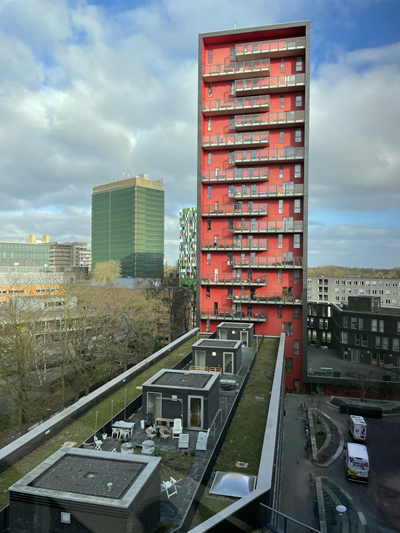
#> input picture Vision/Opdracht_1/example6.png, 400 x 533 px
$ python hough_lines.py
#> lines starting #> are read from the running program, lines starting #| are printed output that depends on the picture
import cv2
import numpy as np

# Load image in grayscale
image = cv2.imread('example6.png', cv2.IMREAD_GRAYSCALE)
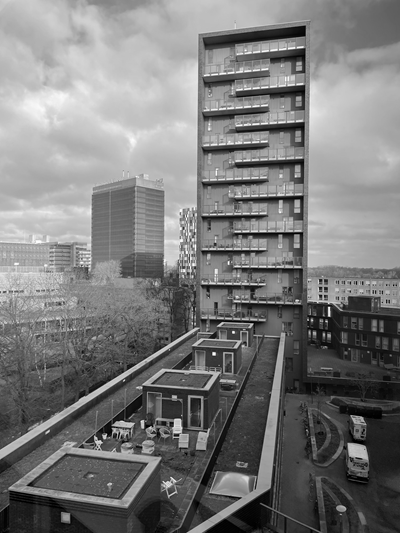
#> image: shape (533, 400); min 0, max 255, mean 122.2

gaussian_blur_kernel = np.array([
    [1, 2, 1],
    [2, 4, 2],
    [1, 2, 1]
], dtype=np.float32) / 16

vertical_kernel = np.array([[-1, 0, 1],
                    [-2, 0, 2],
                    [-1, 0, 1]], dtype=np.float32)*1.7

horizontal_kernel = np.array([[-1, -2, -1],
                    [ 0,  0,  0],
                    [ 1,  2,  1]], dtype=np.float32)

sharpen_kernel = np.array([[0, -1, 0],
                           [-1, 5, -1],
                           [0, -1, 0]])


# Randen detecteren
edges = cv2.filter2D(image, -1, vertical_kernel)
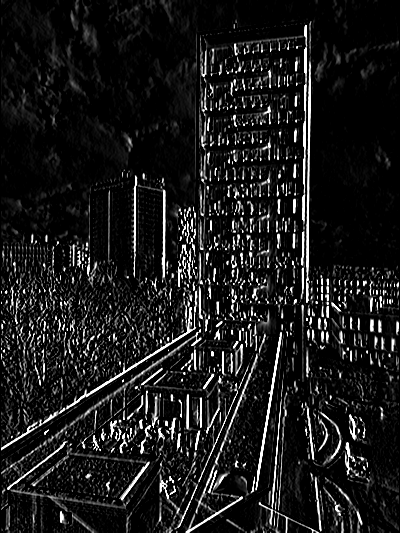
#> edges: shape (533, 400); min 0, max 255, mean 26.6

 # Randen filteren
image = cv2.inRange(edges, 100, 255)
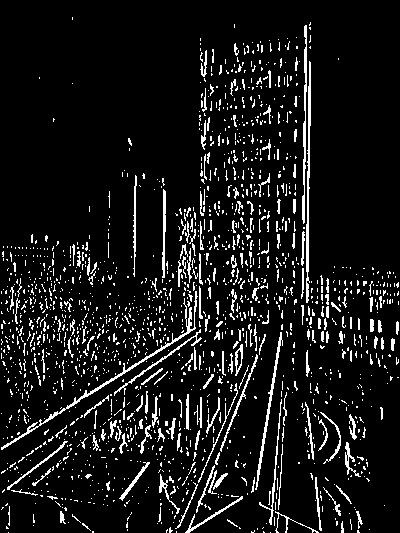
#> image: shape (533, 400); 9.1% white in thin lines or dots

# Hough Line Transform
lines = cv2.HoughLinesP(image, 1, np.pi/180, threshold=100, minLineLength=50, maxLineGap=10)
#> lines = 46 rows, first 6: [1, 448, 218, 313], [307, 210, 309, 336], [302, 311, 306, 26], [200, 364, 200, 187], [307, 161, 308, 266], [1, 472, 206, 329]

# Convert grayscale to BGR for colored lines
output = cv2.cvtColor(image, cv2.COLOR_GRAY2BGR)
#> output: shape (533, 400, 3); 9.1% white in thin lines or dots

# Draw lines
if lines is not None:
    for line in lines:
        x1, y1, x2, y2 = line[0]
        cv2.line(output, (x1, y1), (x2, y2), (0, 255, 0), 2)
#> this loop made 46 passes
#> (x1, y1, x2, y2) on passes 1 to 12: (1, 448, 218, 313), (307, 210, 309, 336), (302, 311, 306, 26), (200, 364, 200, 187), (307, 161, 308, 266), (1, 472, 206, 329), (255, 489, 282, 318), (196, 512, 265, 334), (306, 224, 307, 302), (309, 188, 309, 61), (232, 317, 234, 213), (203, 182, 206, 50)
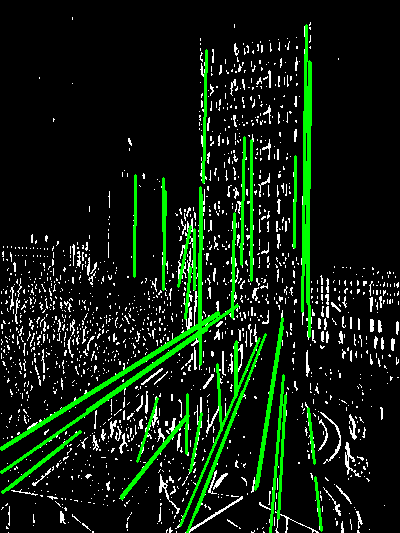
#> output: shape (533, 400, 3); mean B, G, R 15.4, 31.1, 15.4


# Show result
cv2.imshow('Hough Lines', output)
cv2.waitKey(0)
cv2.destroyAllWindows()

$ run again, with Vision/Opdracht_1/example1.png copied over Vision/Opdracht_1/example6.png
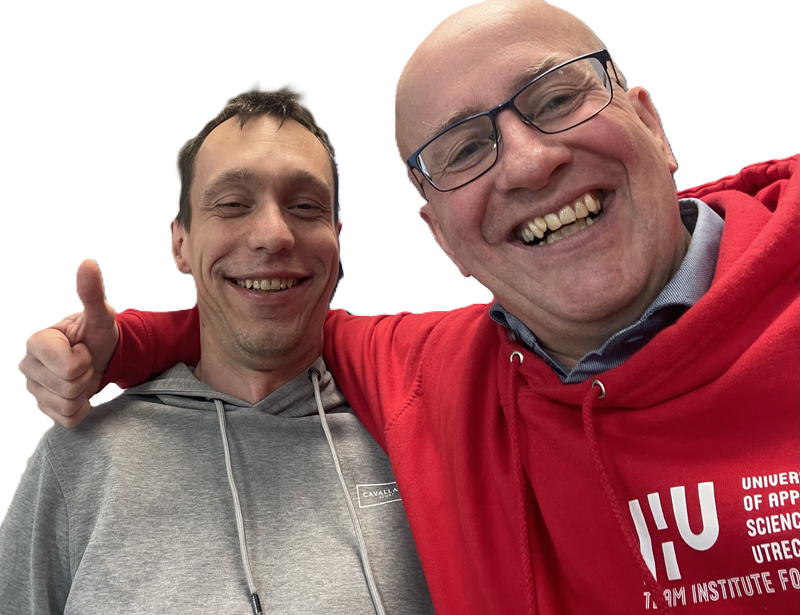
#> input picture Vision/Opdracht_1/example1.png, 800 x 615 px
#> `image = cv2.inRange(edges, 100, 255)`:
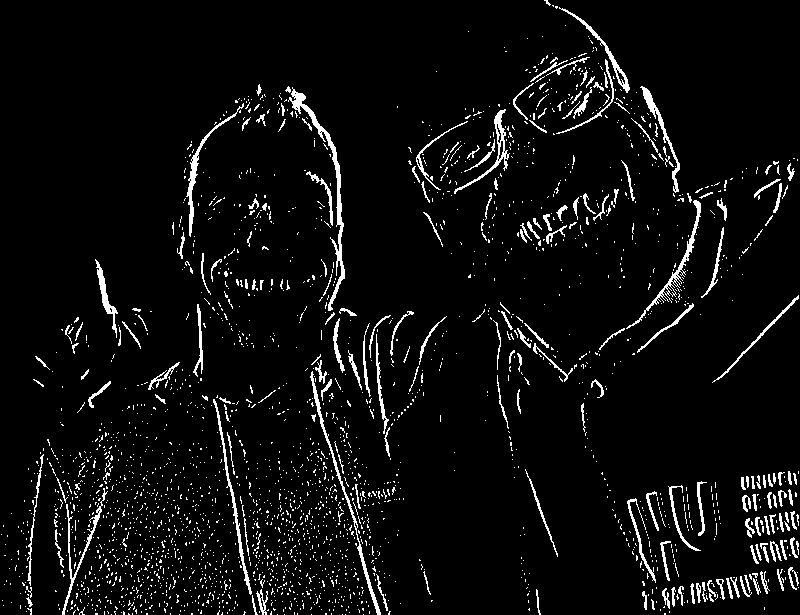
#> image: shape (615, 800); 5.3% white in thin lines or dots
#> lines = 35 rows, first 6: [328, 435, 349, 508], [215, 401, 249, 593], [307, 368, 343, 491], [358, 546, 377, 614], [335, 147, 342, 279], [214, 399, 246, 584]
#> the loop `for line in lines:` made 35 passes
#> after the loop `for line in lines:`:
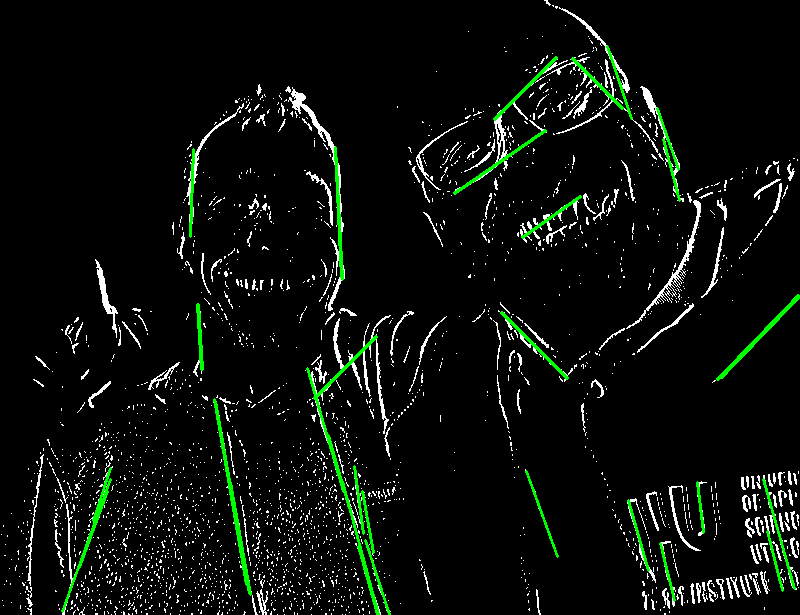
#> output: shape (615, 800, 3); mean B, G, R 11, 15.3, 11

$ run again, with Vision/Opdracht_1/Neon_filter.png copied over Vision/Opdracht_1/example6.png
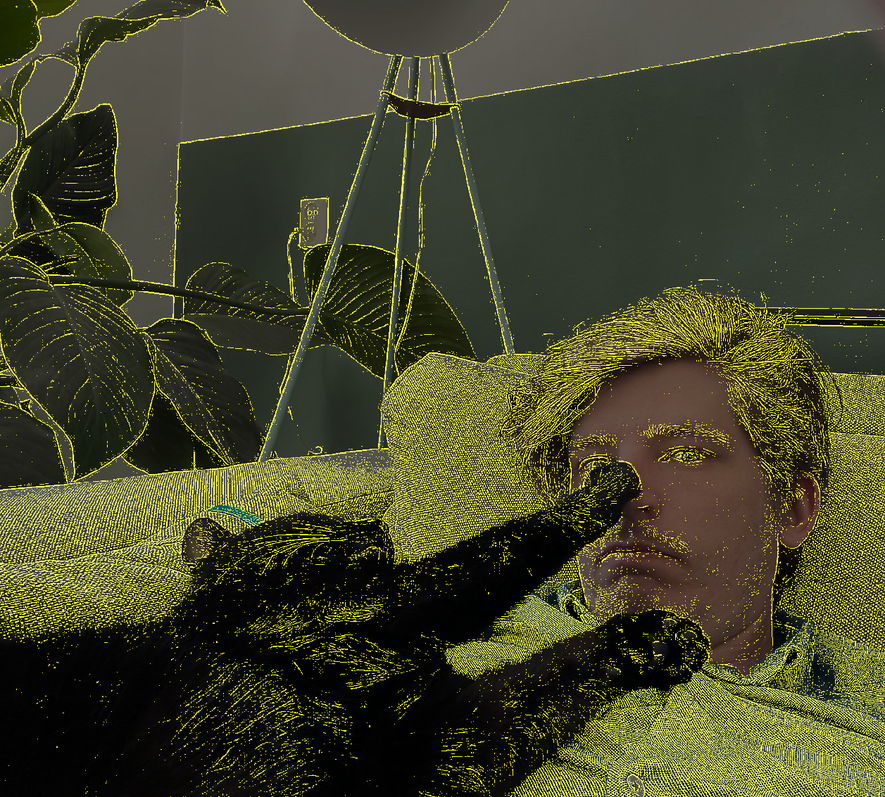
#> input picture Vision/Opdracht_1/Neon_filter.png, 885 x 797 px, shrunk from 1257 x 1133 before the run
#> `image = cv2.inRange(edges, 100, 255)`:
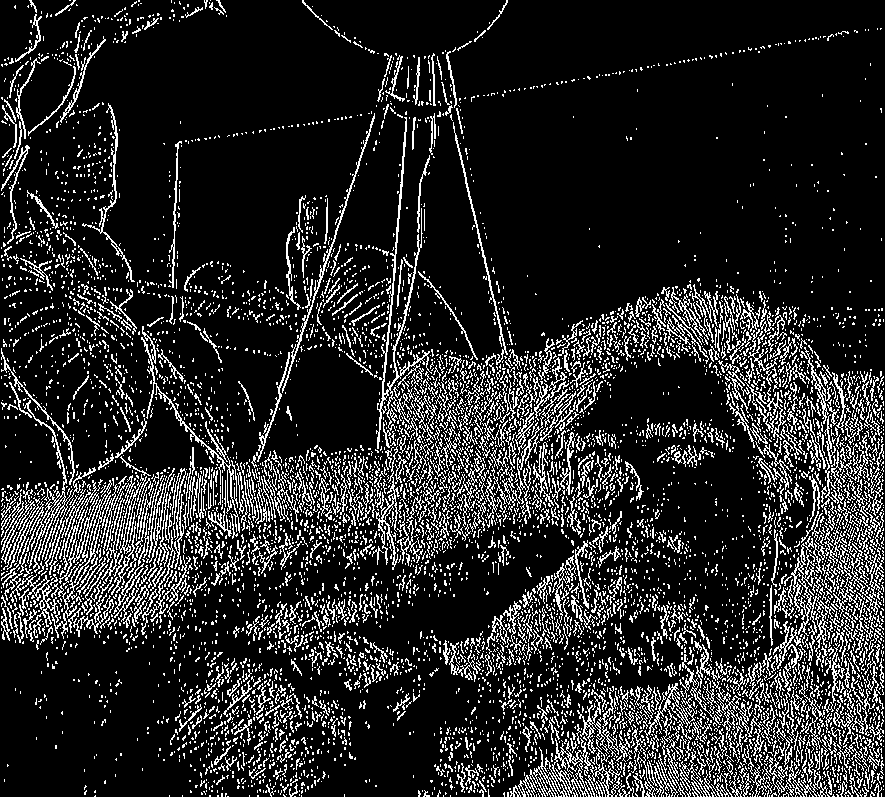
#> image: shape (797, 885); 15.4% white in thin lines or dots
#> lines = 1234 rows, first 6: [720, 687, 829, 796], [448, 103, 546, 526], [1, 574, 582, 450], [682, 664, 810, 792], [368, 449, 599, 374], [1, 630, 358, 456]
#> the loop `for line in lines:` made 1234 passes
#> after the loop `for line in lines:`:
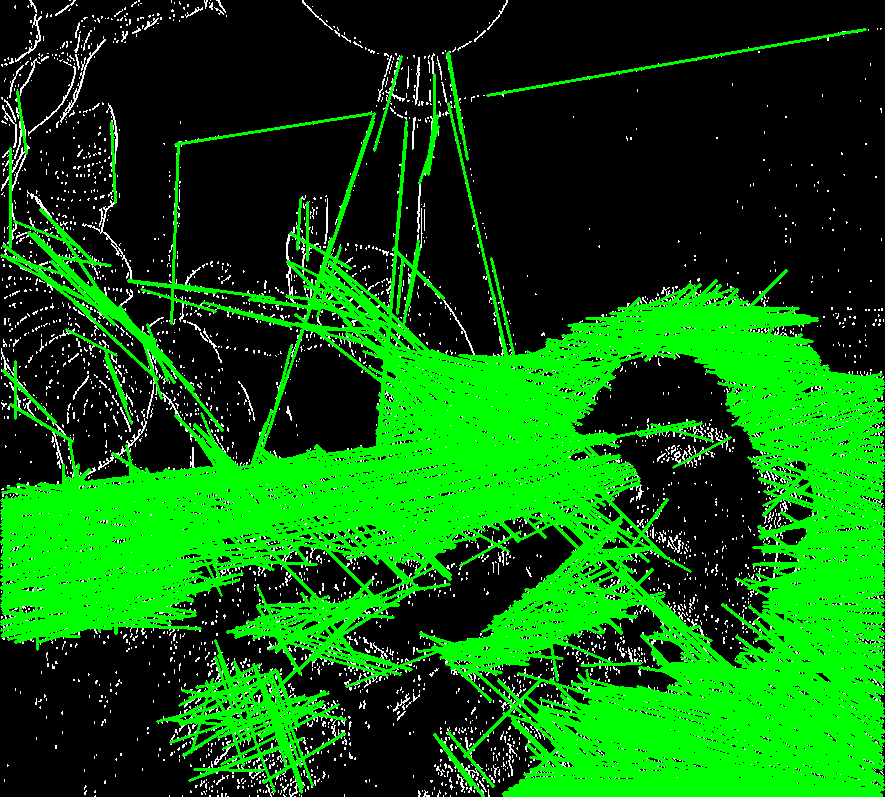
#> output: shape (797, 885, 3); mean B, G, R 9.5, 92.6, 9.5
